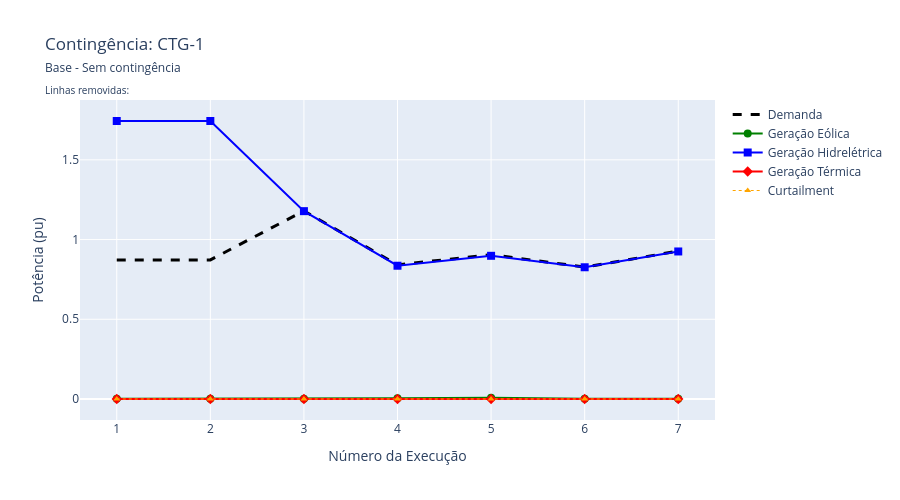
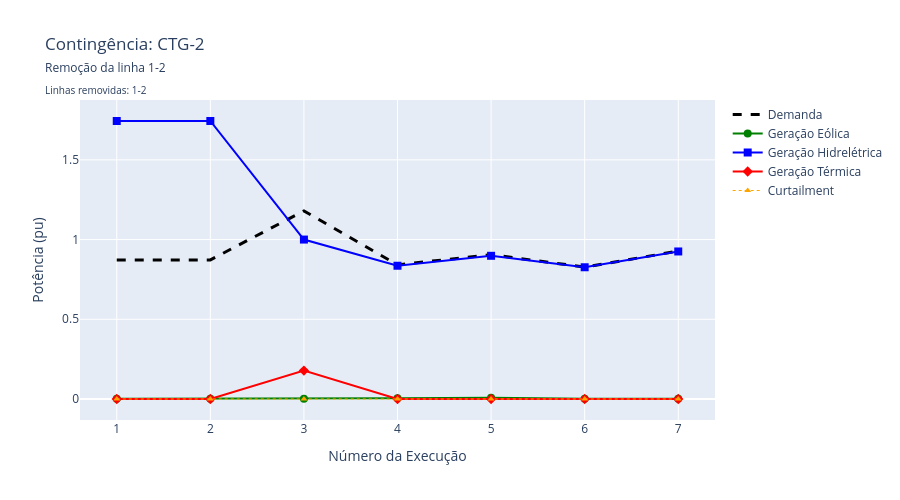
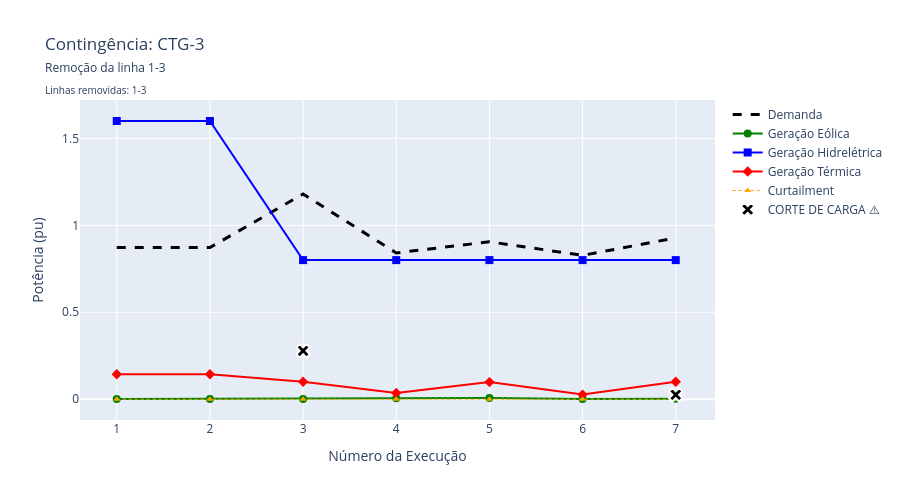
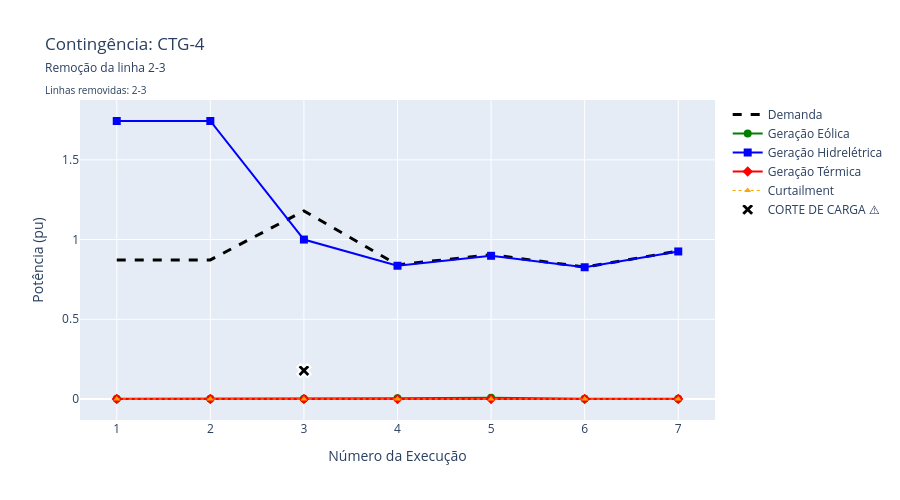

The code cell stored with these charts, in order, in its notebook:
### Code cell
# =============================================================================
# EXECUÇÃO DOS GRÁFICOS
# =============================================================================

print("="*60)
print("ANÁLISE COMPLETA - GERAÇÃO POR TIPO E CONTINGÊNCIAS")
print("="*60)

# 1. Gráficos por contingência com geração por tipo
print("\n1️⃣  GRÁFICOS POR CONTINGÊNCIA COM GERAÇÃO POR TIPO")
df_por_ctg = plotar_por_contingencia_com_geracao_tipo(dados)

# 2. Análise de corte de carga por barra
print("\n2️⃣  CORTE DE CARGA POR BARRA")
corte_barras = plotar_corte_carga_barras(dados)

# 3. Curtailment médio por contingência
print("\n3️⃣  CURTAILMENT MÉDIO POR CONTINGÊNCIA")
curtailment_stats = plotar_curtailment_por_contingencia_ordenado(dados)

### Figure 1 — Plotly figure (JSON) as saved in the notebook; plotly's stock layout.template omitted (floating-point values rounded to 4 significant figures)
{"data": [{"line": {"color": "black", "dash": "dash", "width": 3}, "mode": "lines", "name": "Demanda", "type": "scatter", "x": [1, 2, 3, 4, 5, 6, 7], "y": [0.8724, 0.8724, 1.18, 0.8413, 0.9054, 0.8274, 0.9275]}, {"line": {"color": "green", "width": 2}, "marker": {"color": "green", "size": 8}, "mode": "markers+lines", "name": "Geração Eólica", "type": "scatter", "x": [1, 2, 3, 4, 5, 6, 7], "y": [0.001306, 0.001306, 0.001759, 0.005473, 0.007293, 0.001104, 0.00231]}, {"line": {"color": "blue", "width": 2}, "marker": {"color": "blue", "size": 8, "symbol": "square"}, "mode": "markers+lines", "name": "Geração Hidrelétrica", "type": "scatter", "x": [1, 2, 3, 4, 5, 6, 7], "y": [1.744, 1.744, 1.178, 0.8358, 0.8981, 0.8263, 0.9253]}, {"line": {"color": "red", "width": 2}, "marker": {"color": "red", "size": 8, "symbol": "diamond"}, "mode": "markers+lines", "name": "Geração Térmica", "type": "scatter", "x": [1, 2, 3, 4, 5, 6, 7], "y": [0.0, 0.0, 0.0, 0.0, 0.0, 0.0, 0.0]}, {"line": {"color": "orange", "dash": "dot", "width": 1}, "marker": {"color": "orange", "size": 6, "symbol": "triangle-up"}, "mode": "markers+lines", "name": "Curtailment", "type": "scatter", "x": [1, 2, 3, 4, 5, 6, 7], "y": [0.0, 0.0, 0.0, 0.0, 0.0, 0.0, 0.0]}], "layout": {"height": 500, "showlegend": true, "title": {"text": "Contingência: CTG-1<br><span style=\"font-size:12px\">Base - Sem contingência</span><br><span style=\"font-size:10px\">Linhas removidas: </span>"}, "xaxis": {"title": {"text": "Número da Execução"}}, "yaxis": {"title": {"text": "Potência (pu)"}}}}

### Figure 2 — Plotly figure (JSON) as saved in the notebook; plotly's stock layout.template omitted (floating-point values rounded to 4 significant figures)
{"data": [{"line": {"color": "black", "dash": "dash", "width": 3}, "mode": "lines", "name": "Demanda", "type": "scatter", "x": [1, 2, 3, 4, 5, 6, 7], "y": [0.8724, 0.8724, 1.18, 0.8413, 0.9054, 0.8274, 0.9275]}, {"line": {"color": "green", "width": 2}, "marker": {"color": "green", "size": 8}, "mode": "markers+lines", "name": "Geração Eólica", "type": "scatter", "x": [1, 2, 3, 4, 5, 6, 7], "y": [0.001306, 0.001306, 0.001759, 0.005473, 0.007293, 0.001104, 0.00231]}, {"line": {"color": "blue", "width": 2}, "marker": {"color": "blue", "size": 8, "symbol": "square"}, "mode": "markers+lines", "name": "Geração Hidrelétrica", "type": "scatter", "x": [1, 2, 3, 4, 5, 6, 7], "y": [1.744, 1.744, 1.0, 0.8359, 0.8982, 0.8263, 0.9253]}, {"line": {"color": "red", "width": 2}, "marker": {"color": "red", "size": 8, "symbol": "diamond"}, "mode": "markers+lines", "name": "Geração Térmica", "type": "scatter", "x": [1, 2, 3, 4, 5, 6, 7], "y": [0.0, 0.0, 0.1782, 0.0, 0.0, 0.0, 0.0]}, {"line": {"color": "orange", "dash": "dot", "width": 1}, "marker": {"color": "orange", "size": 6, "symbol": "triangle-up"}, "mode": "markers+lines", "name": "Curtailment", "type": "scatter", "x": [1, 2, 3, 4, 5, 6, 7], "y": [0.0, 0.0, 0.0, 0.0, 0.0, 0.0, 0.0]}], "layout": {"height": 500, "showlegend": true, "title": {"text": "Contingência: CTG-2<br><span style=\"font-size:12px\">Remoção da linha 1-2</span><br><span style=\"font-size:10px\">Linhas removidas: 1-2</span>"}, "xaxis": {"title": {"text": "Número da Execução"}}, "yaxis": {"title": {"text": "Potência (pu)"}}}}

### Figure 3 — Plotly figure (JSON) as saved in the notebook; plotly's stock layout.template omitted (floating-point values rounded to 4 significant figures)
{"data": [{"line": {"color": "black", "dash": "dash", "width": 3}, "mode": "lines", "name": "Demanda", "type": "scatter", "x": [1, 2, 3, 4, 5, 6, 7], "y": [0.8724, 0.8724, 1.18, 0.8413, 0.9054, 0.8274, 0.9275]}, {"line": {"color": "green", "width": 2}, "marker": {"color": "green", "size": 8}, "mode": "markers+lines", "name": "Geração Eólica", "type": "scatter", "x": [1, 2, 3, 4, 5, 6, 7], "y": [0.001306, 0.001306, 0.001759, 0.005473, 0.007293, 0.001104, 0.00231]}, {"line": {"color": "blue", "width": 2}, "marker": {"color": "blue", "size": 8, "symbol": "square"}, "mode": "markers+lines", "name": "Geração Hidrelétrica", "type": "scatter", "x": [1, 2, 3, 4, 5, 6, 7], "y": [1.6, 1.6, 0.8, 0.8, 0.8, 0.8, 0.8]}, {"line": {"color": "red", "width": 2}, "marker": {"color": "red", "size": 8, "symbol": "diamond"}, "mode": "markers+lines", "name": "Geração Térmica", "type": "scatter", "x": [1, 2, 3, 4, 5, 6, 7], "y": [0.1437, 0.1437, 0.1, 0.03587, 0.09817, 0.02633, 0.1]}, {"line": {"color": "orange", "dash": "dot", "width": 1}, "marker": {"color": "orange", "size": 6, "symbol": "triangle-up"}, "mode": "markers+lines", "name": "Curtailment", "type": "scatter", "x": [1, 2, 3, 4, 5, 6, 7], "y": [0.0, 0.0, 0.0, 0.0, 0.0, 0.0, 0.0]}, {"line": {"color": "black", "width": 3}, "marker": {"color": "black", "line": {"color": "white", "width": 2}, "size": 12, "symbol": "x"}, "mode": "markers", "name": "CORTE DE CARGA ⚠️", "type": "scatter", "x": [3, 7], "y": [0.2781, 0.02527]}], "layout": {"height": 500, "showlegend": true, "title": {"text": "Contingência: CTG-3<br><span style=\"font-size:12px\">Remoção da linha 1-3</span><br><span style=\"font-size:10px\">Linhas removidas: 1-3</span>"}, "xaxis": {"title": {"text": "Número da Execução"}}, "yaxis": {"title": {"text": "Potência (pu)"}}}}

### Figure 4 — Plotly figure (JSON) as saved in the notebook; plotly's stock layout.template omitted (floating-point values rounded to 4 significant figures)
{"data": [{"line": {"color": "black", "dash": "dash", "width": 3}, "mode": "lines", "name": "Demanda", "type": "scatter", "x": [1, 2, 3, 4, 5, 6, 7], "y": [0.8724, 0.8724, 1.18, 0.8413, 0.9054, 0.8274, 0.9275]}, {"line": {"color": "green", "width": 2}, "marker": {"color": "green", "size": 8}, "mode": "markers+lines", "name": "Geração Eólica", "type": "scatter", "x": [1, 2, 3, 4, 5, 6, 7], "y": [0.001306, 0.001306, 0.001759, 0.005473, 0.007293, 0.001104, 0.00231]}, {"line": {"color": "blue", "width": 2}, "marker": {"color": "blue", "size": 8, "symbol": "square"}, "mode": "markers+lines", "name": "Geração Hidrelétrica", "type": "scatter", "x": [1, 2, 3, 4, 5, 6, 7], "y": [1.744, 1.744, 1.0, 0.8359, 0.8982, 0.8263, 0.9253]}, {"line": {"color": "red", "width": 2}, "marker": {"color": "red", "size": 8, "symbol": "diamond"}, "mode": "markers+lines", "name": "Geração Térmica", "type": "scatter", "x": [1, 2, 3, 4, 5, 6, 7], "y": [0.0, 0.0, 0.0, 0.0, 0.0, 0.0, 0.0]}, {"line": {"color": "orange", "dash": "dot", "width": 1}, "marker": {"color": "orange", "size": 6, "symbol": "triangle-up"}, "mode": "markers+lines", "name": "Curtailment", "type": "scatter", "x": [1, 2, 3, 4, 5, 6, 7], "y": [0.0, 0.0, 0.0, 0.0, 0.0, 0.0, 0.0]}, {"line": {"color": "black", "width": 3}, "marker": {"color": "black", "line": {"color": "white", "width": 2}, "size": 12, "symbol": "x"}, "mode": "markers", "name": "CORTE DE CARGA ⚠️", "type": "scatter", "x": [3], "y": [0.1782]}], "layout": {"height": 500, "showlegend": true, "title": {"text": "Contingência: CTG-4<br><span style=\"font-size:12px\">Remoção da linha 2-3</span><br><span style=\"font-size:10px\">Linhas removidas: 2-3</span>"}, "xaxis": {"title": {"text": "Número da Execução"}}, "yaxis": {"title": {"text": "Potência (pu)"}}}}
